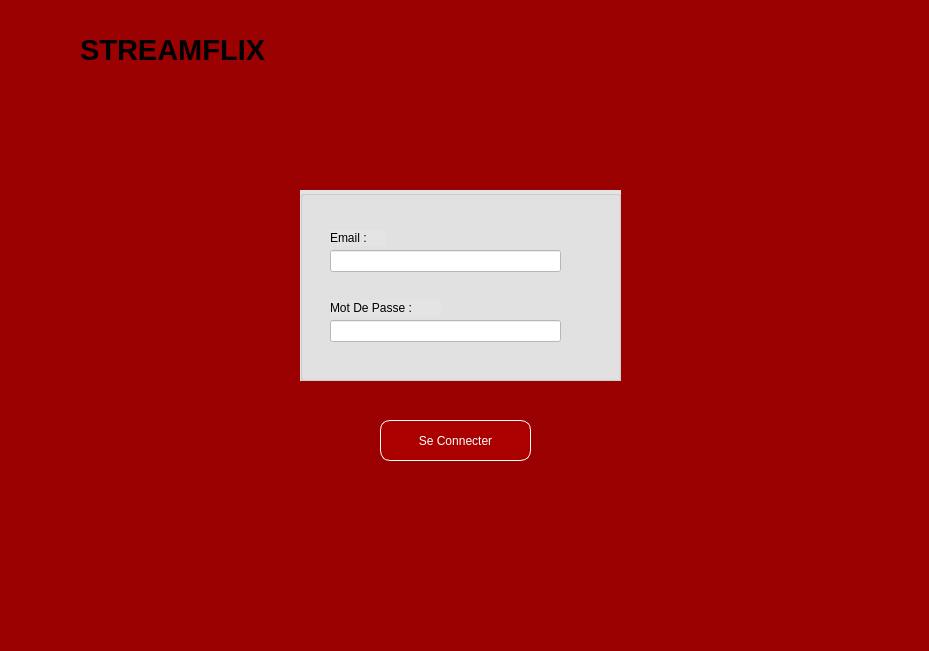
<?xml version="1.0" encoding="UTF-8"?>
<ui version="4.0">
 <class>MainWindow</class>
 <widget class="QMainWindow" name="MainWindow">
  <property name="geometry">
   <rect>
    <x>0</x>
    <y>0</y>
    <width>929</width>
    <height>651</height>
   </rect>
  </property>
  <property name="windowTitle">
   <string>Se Connecter</string>
  </property>
  <property name="styleSheet">
   <string notr="true">background-color: rgb(155, 1, 1);</string>
  </property>
  <widget class="QWidget" name="centralwidget">
   <widget class="QLabel" name="label_40">
    <property name="geometry">
     <rect>
      <x>10</x>
      <y>10</y>
      <width>71</width>
      <height>71</height>
     </rect>
    </property>
    <property name="styleSheet">
     <string notr="true">image: url(:/new/prefix1/Logo.png);
background-color: rgb(155, 1, 1);</string>
    </property>
    <property name="text">
     <string/>
    </property>
   </widget>
   <widget class="QLabel" name="label_44">
    <property name="geometry">
     <rect>
      <x>80</x>
      <y>20</y>
      <width>331</width>
      <height>61</height>
     </rect>
    </property>
    <property name="styleSheet">
     <string notr="true">background-color: rgb(155, 1, 1);
font: 19pt &quot;Sitka&quot;;</string>
    </property>
    <property name="text">
     <string>&lt;html&gt;&lt;head/&gt;&lt;body&gt;&lt;p&gt;&lt;span style=&quot; font-size:22pt; font-weight:600;&quot;&gt;STREAMFLIX&lt;/span&gt;&lt;/p&gt;&lt;/body&gt;&lt;/html&gt;</string>
    </property>
   </widget>
   <widget class="QLabel" name="label">
    <property name="geometry">
     <rect>
      <x>10</x>
      <y>-50</y>
      <width>911</width>
      <height>731</height>
     </rect>
    </property>
    <property name="styleSheet">
     <string notr="true">image: url(:/new/prefix1/Background.png);</string>
    </property>
    <property name="text">
     <string/>
    </property>
   </widget>
   <widget class="QPushButton" name="Connecter">
    <property name="geometry">
     <rect>
      <x>380</x>
      <y>420</y>
      <width>151</width>
      <height>41</height>
     </rect>
    </property>
    <property name="styleSheet">
     <string notr="true">background-color: rgb(170, 0, 0);
border :1px solid rgb(255, 255, 255);
border-radius :10px;
color: #FFF;
padding-left: 20px;
padding-right:20px;
</string>
    </property>
    <property name="text">
     <string>Se Connecter</string>
    </property>
   </widget>
   <widget class="QGroupBox" name="groupBox">
    <property name="geometry">
     <rect>
      <x>300</x>
      <y>190</y>
      <width>321</width>
      <height>191</height>
     </rect>
    </property>
    <property name="styleSheet">
     <string notr="true">font: 9pt &quot;Sitka&quot;;
background-color: rgb(228, 228, 228);</string>
    </property>
    <property name="title">
     <string/>
    </property>
    <widget class="QLabel" name="label_2">
     <property name="geometry">
      <rect>
       <x>30</x>
       <y>40</y>
       <width>56</width>
       <height>16</height>
      </rect>
     </property>
     <property name="text">
      <string>Email :</string>
     </property>
    </widget>
    <widget class="QLabel" name="label_3">
     <property name="geometry">
      <rect>
       <x>30</x>
       <y>110</y>
       <width>111</width>
       <height>16</height>
      </rect>
     </property>
     <property name="text">
      <string>Mot De Passe :</string>
     </property>
    </widget>
    <widget class="QLineEdit" name="lineEdit1">
     <property name="geometry">
      <rect>
       <x>30</x>
       <y>60</y>
       <width>231</width>
       <height>22</height>
      </rect>
     </property>
     <property name="styleSheet">
      <string notr="true">background-color: rgb(255, 255, 255);</string>
     </property>
    </widget>
    <widget class="QLineEdit" name="lineEdit_2">
     <property name="geometry">
      <rect>
       <x>30</x>
       <y>130</y>
       <width>231</width>
       <height>22</height>
      </rect>
     </property>
     <property name="styleSheet">
      <string notr="true">background-color: rgb(255, 255, 255);</string>
     </property>
    </widget>
   </widget>
   <zorder>label</zorder>
   <zorder>label_40</zorder>
   <zorder>label_44</zorder>
   <zorder>Connecter</zorder>
   <zorder>groupBox</zorder>
  </widget>
  <widget class="QMenuBar" name="menubar">
   <property name="geometry">
    <rect>
     <x>0</x>
     <y>0</y>
     <width>929</width>
     <height>26</height>
    </rect>
   </property>
  </widget>
  <widget class="QStatusBar" name="statusbar"/>
 </widget>
 <resources/>
 <connections/>
</ui>
